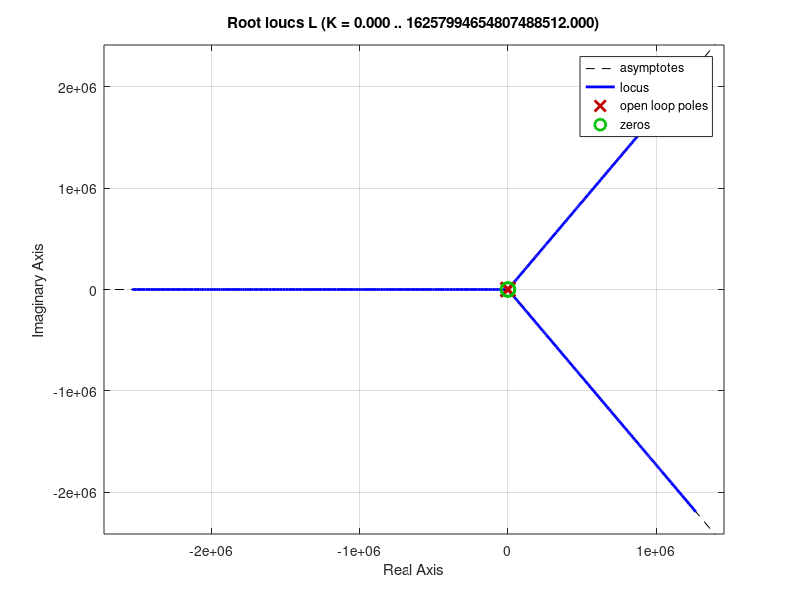

MATLAB code to generate this figure:
%% ECEN 4138 HW 7 Problem 5.8abd
% - Ian Faber

%% Housekeeping
clc; clear; close all;

%% Define L(s)

s = tf('s');

L1 = (s+2)/((s+10)*(s^2-1)); % L(s) for 5.8a
L2 = (s+2)/((s*(s+10)*(s^2-1))); % L(s) for 5.8b
L3 = (s^2+2*s+1)/(s*(s+20)^2*(s^2-2*s+2)); % L(s) for 5.8d

L = L3; % Choose root locus

%% Plot root locus
rlocus(L)
